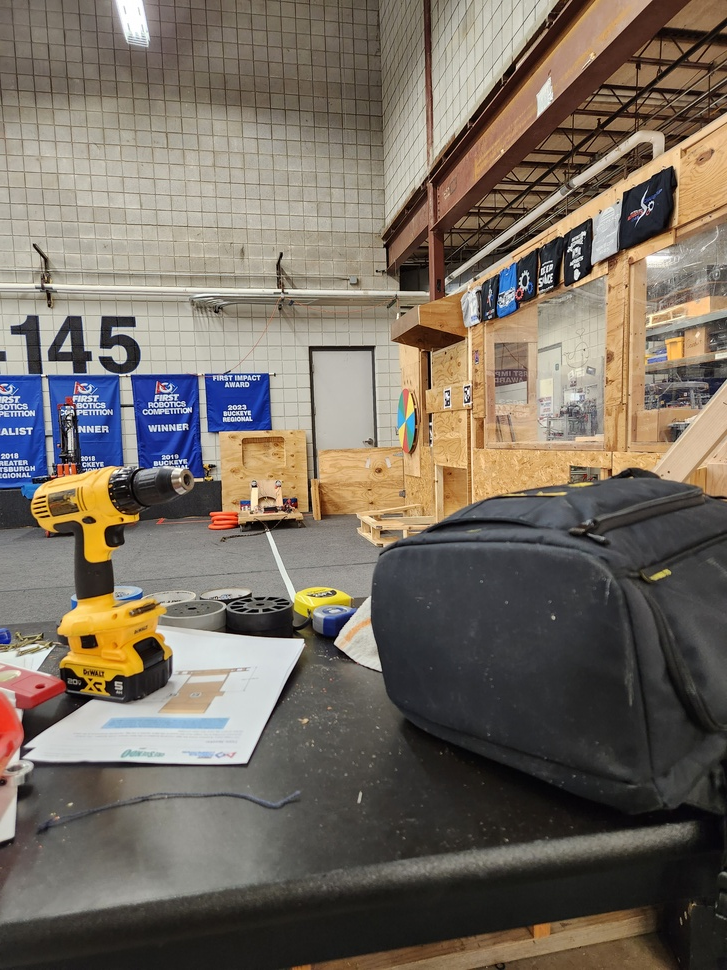
#> input picture aa.jpg, 727 x 970 px, shrunk from 3000 x 4000 before the run
$ python -i grip.py   (imports and definitions only)
#> lines starting #> are read from the running program, lines starting #| are printed output that depends on the picture; after the words box and inside, x2 and y2 are one past the last pixel; in counts of white or black regions, pixels touching at a corner belong together
#> further down, picture is the input picture: shape (970, 727, 3); mean B, G, R 97.9, 108.9, 118.3
import cv2
import numpy
import math
from enum import Enum

class GripPipeline:
    """
    An OpenCV pipeline generated by GRIP.
    """

    def __init__(self):
        """initializes all values to presets or None if need to be set
        """

        self.__blur_type = BlurType.Box_Blur
        self.__blur_radius = 2.7027027027027026

        self.blur_output = None

        self.__hsv_threshold_input = self.blur_output
        self.__hsv_threshold_hue = [0.0, 64.84848484848486]
        self.__hsv_threshold_saturation = [142.17625899280574, 255.0]
        self.__hsv_threshold_value = [34.39748201438849, 254.7579483615719]

        self.hsv_threshold_output = None

        self.__find_contours_input = self.hsv_threshold_output
        self.__find_contours_external_only = False

        self.find_contours_output = None


    def process(self, source0):
        """
        Runs the pipeline and sets all outputs to new values.
        """
        # Step Blur0:
        self.__blur_input = source0
        (self.blur_output) = self.__blur(self.__blur_input, self.__blur_type, self.__blur_radius)

        # Step HSV_Threshold0:
        self.__hsv_threshold_input = self.blur_output
        (self.hsv_threshold_output) = self.__hsv_threshold(self.__hsv_threshold_input, self.__hsv_threshold_hue, self.__hsv_threshold_saturation, self.__hsv_threshold_value)

        # Step Find_Contours0:
        self.__find_contours_input = self.hsv_threshold_output
        (self.find_contours_output) = self.__find_contours(self.__find_contours_input, self.__find_contours_external_only)


    @staticmethod
    def __blur(src, type, radius):
        """Softens an image using one of several filters.
        Args:
            src: The source mat (numpy.ndarray).
            type: The blurType to perform represented as an int.
            radius: The radius for the blur as a float.
        Returns:
            A numpy.ndarray that has been blurred.
        """
#> called with radius = 2.7
        if(type is BlurType.Box_Blur):
            ksize = int(2 * round(radius) + 1)
            return cv2.blur(src, (ksize, ksize))
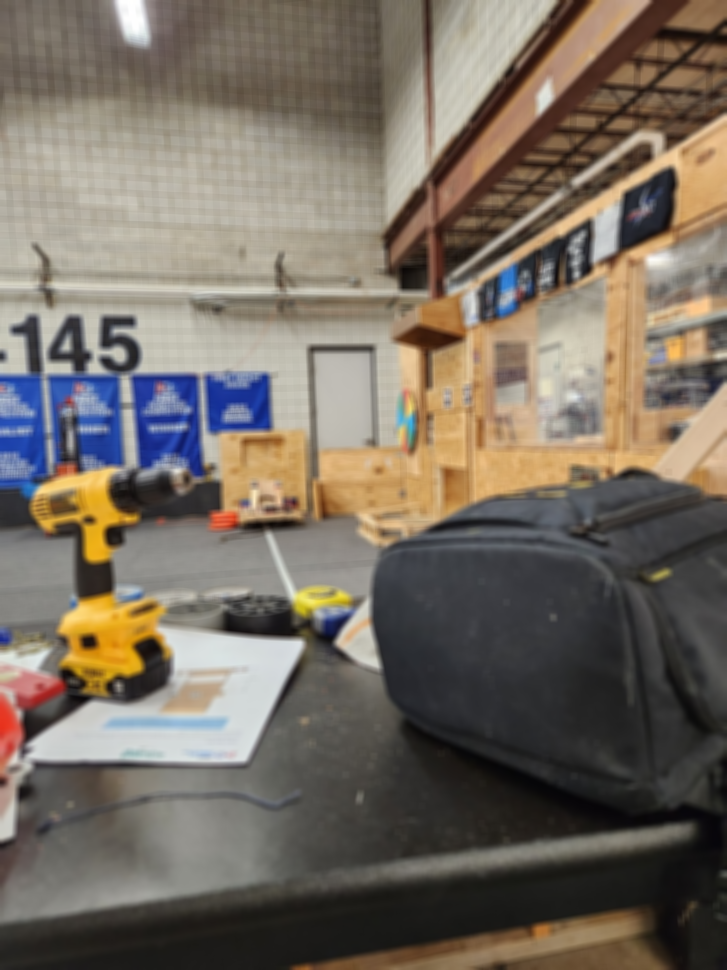
#> returned value: shape (970, 727, 3); mean of channels 0, 1, 2 97.9, 108.9, 118.3; drawn as B, G, R
        elif(type is BlurType.Gaussian_Blur):
            ksize = int(6 * round(radius) + 1)
            return cv2.GaussianBlur(src, (ksize, ksize), round(radius))
        elif(type is BlurType.Median_Filter):
            ksize = int(2 * round(radius) + 1)
            return cv2.medianBlur(src, ksize)
        else:
            return cv2.bilateralFilter(src, -1, round(radius), round(radius))

    @staticmethod
    def __hsv_threshold(input, hue, sat, val):
        """Segment an image based on hue, saturation, and value ranges.
        Args:
            input: A BGR numpy.ndarray.
            hue: A list of two numbers the are the min and max hue.
            sat: A list of two numbers the are the min and max saturation.
            lum: A list of two numbers the are the min and max value.
        Returns:
            A black and white numpy.ndarray.
        """
        out = cv2.cvtColor(input, cv2.COLOR_BGR2HSV)
#> out: shape (970, 727, 3); mean H, S, V 37.1, 53.1, 122.2
        return cv2.inRange(out, (hue[0], sat[0], val[0]),  (hue[1], sat[1], val[1]))
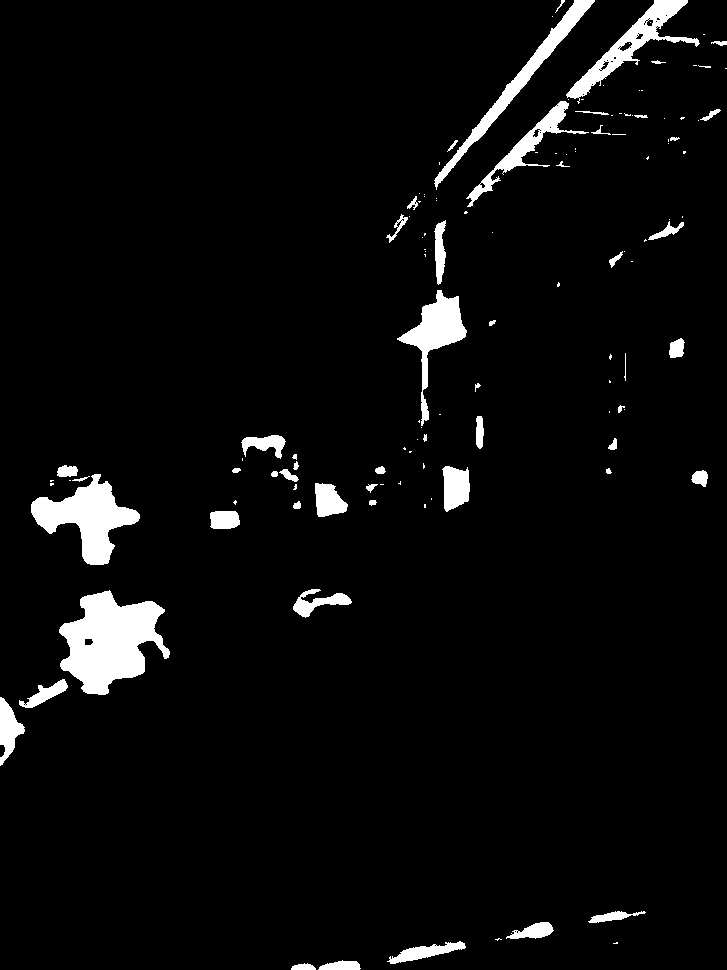
#> returned value: shape (970, 727); 4.5% white; 127 white regions (73 under 20 px), largest, box (x1, y1, x2, y2) and area: (59, 590, 170, 695) 6908, (31, 474, 140, 565) 4354, (566, 0, 700, 104) 2771

    @staticmethod
    def __find_contours(input, external_only):
        """Sets the values of pixels in a binary image to their distance to the nearest black pixel.
        Args:
            input: A numpy.ndarray.
            external_only: A boolean. If true only external contours are found.
        Return:
            A list of numpy.ndarray where each one represents a contour.
        """
        if(external_only):
            mode = cv2.RETR_EXTERNAL
        else:
            mode = cv2.RETR_LIST
        method = cv2.CHAIN_APPROX_SIMPLE
        contours, _ = cv2.findContours(input, mode=cv2.RETR_EXTERNAL, method=method)
        return contours


BlurType = Enum('BlurType', 'Box_Blur Gaussian_Blur Median_Filter Bilateral_Filter')

>>> import cv2
>>> picture = cv2.imread('aa.jpg')
>>> result = GripPipeline().process(picture)
